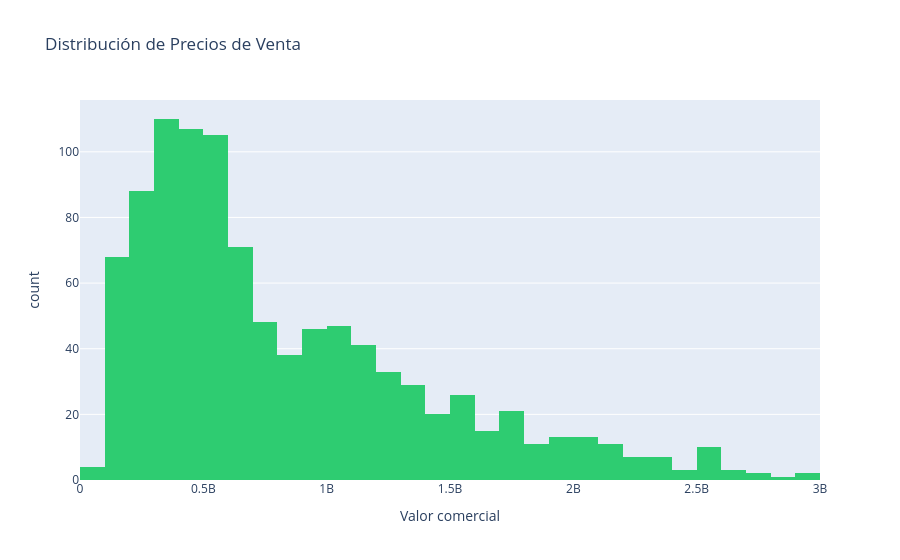
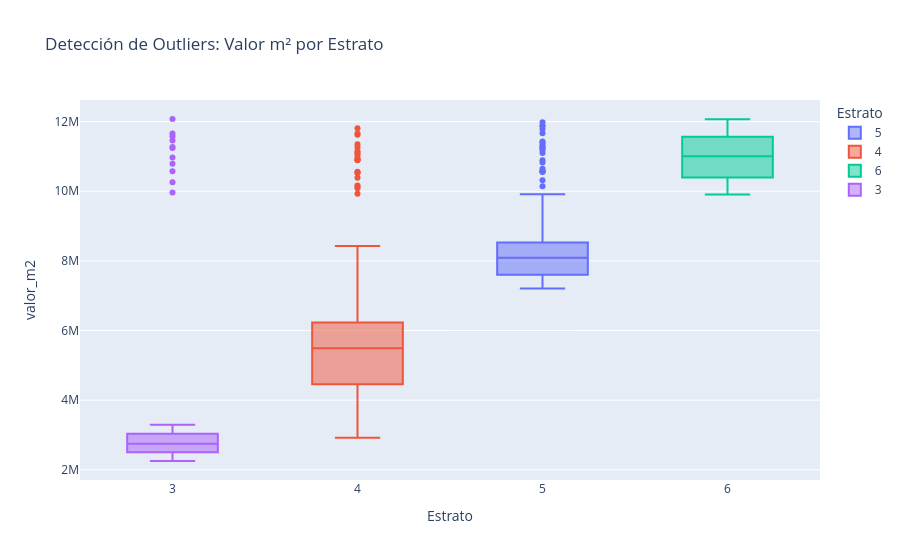

The notebook cell these images were saved under, in order:
### Markdown cell above
#### $Distribución$ $del$ $Mercado$ $(Univariado)$

### Code cell
fig = px.histogram(df, x="Valor comercial", 
                   title="Distribución de Precios de Venta",
                   nbins=30, 
                   color_discrete_sequence=['#2ecc71'])
fig.show()

# Boxplot para detectar Outliers en Valor por Metro Cuadrado
fig2 = px.box(df, x="Estrato", y="valor_m2", 
              title="Detección de Outliers: Valor m² por Estrato",
              color="Estrato")
fig2.show()

### Figure 1 — Plotly figure (JSON) as saved in the notebook; plotly's stock layout.template omitted (floating-point values rounded to 4 significant figures; data arrays with more than 128 entries replaced by an {"elided": "..."} marker saying what was removed)
{"data": [{"bingroup": "x", "hovertemplate": "Valor comercial=%{x}<br>count=%{y}<extra></extra>", "legendgroup": "", "marker": {"color": "#2ecc71", "pattern": {"shape": ""}}, "name": "", "nbinsx": 30, "orientation": "v", "showlegend": false, "type": "histogram", "x": {"elided": "1000 int values"}, "xaxis": "x", "yaxis": "y"}], "layout": {"barmode": "relative", "legend": {"tracegroupgap": 0}, "title": {"text": "Distribución de Precios de Venta"}, "xaxis": {"anchor": "y", "domain": [0, 1], "title": {"text": "Valor comercial"}}, "yaxis": {"anchor": "x", "domain": [0, 1], "title": {"text": "count"}}}}

### Figure 2 — Plotly figure (JSON) as saved in the notebook; plotly's stock layout.template omitted (floating-point values rounded to 4 significant figures; data arrays with more than 128 entries replaced by an {"elided": "..."} marker saying what was removed)
{"data": [{"alignmentgroup": "True", "hovertemplate": "Estrato=%{x}<br>valor_m2=%{y}<extra></extra>", "legendgroup": "5", "marker": {"color": "#636efa"}, "name": "5", "notched": false, "offsetgroup": "5", "orientation": "v", "showlegend": true, "type": "box", "x": {"elided": "181 int values"}, "x0": " ", "xaxis": "x", "y": {"elided": "181 float values"}, "y0": " ", "yaxis": "y"}, {"alignmentgroup": "True", "hovertemplate": "Estrato=%{x}<br>valor_m2=%{y}<extra></extra>", "legendgroup": "4", "marker": {"color": "#EF553B"}, "name": "4", "notched": false, "offsetgroup": "4", "orientation": "v", "showlegend": true, "type": "box", "x": {"elided": "359 int values"}, "x0": " ", "xaxis": "x", "y": {"elided": "359 float values"}, "y0": " ", "yaxis": "y"}, {"alignmentgroup": "True", "hovertemplate": "Estrato=%{x}<br>valor_m2=%{y}<extra></extra>", "legendgroup": "6", "marker": {"color": "#00cc96"}, "name": "6", "notched": false, "offsetgroup": "6", "orientation": "v", "showlegend": true, "type": "box", "x": [6, 6, 6, 6, 6, 6, 6, 6, 6, 6, 6, 6, 6, 6, 6, 6, 6, 6, 6, 6, 6, 6, 6, 6, 6, 6, 6, 6, 6, 6, 6, 6, 6, 6, 6, 6, 6, 6, 6, 6, 6, 6, 6, 6, 6, 6, 6, 6, 6, 6, 6, 6, 6, 6, 6, 6, 6, 6, 6, 6, 6, 6, 6, 6, 6, 6, 6, 6, 6, 6, 6, 6, 6, 6, 6, 6, 6, 6, 6, 6, 6, 6, 6, 6, 6, 6, 6, 6, 6, 6, 6, 6, 6, 6, 6, 6, 6, 6, 6, 6, 6, 6, 6, 6, 6, 6, 6, 6, 6, 6, 6, 6, 6], "x0": " ", "xaxis": "x", "y": [11610000.0, 11820000.0, 9927000.0, 11550000.0, 10520000.0, 11770000.0, 10510000.0, 10250000.0, 10960000.0, 11860000.0, 11870000.0, 11960000.0, 10630000.0, 10470000.0, 11120000.0, 12070000.0, 11220000.0, 10090000.0, 10140000.0, 11220000.0, 10290000.0, 11770000.0, 10220000.0, 11280000.0, 11290000.0, 12020000.0, 10720000.0, 10340000.0, 11490000.0, 11290000.0, 10530000.0, 11800000.0, 9962000.0, 11880000.0, 11040000.0, 10120000.0, 11440000.0, 11230000.0, 10400000.0, 10560000.0, 11010000.0, 12000000.0, 9914000.0, 10510000.0, 11410000.0, 11020000.0, 11130000.0, 11260000.0, 9907000.0, 10280000.0, 10550000.0, 11830000.0, 11830000.0, 11090000.0, 10970000.0, 10830000.0, 12060000.0, 10290000.0, 9969000.0, 10170000.0, 11290000.0, 10160000.0, 11860000.0, 11210000.0, 11520000.0, 10140000.0, 11200000.0, 11270000.0, 11450000.0, 10330000.0, 10880000.0, 11940000.0, 10820000.0, 10380000.0, 11970000.0, 10210000.0, 10470000.0, 10880000.0, 11030000.0, 11910000.0, 11020000.0, 11550000.0, 10370000.0, 10590000.0, 10720000.0, 11970000.0, 11140000.0, 11910000.0, 11750000.0, 9963000.0, 12060000.0, 10960000.0, 10870000.0, 10740000.0, 11980000.0, 11120000.0, 11880000.0, 10620000.0, 10100000.0, 10100000.0, 10600000.0, 11810000.0, 10060000.0, 11070000.0, 10280000.0, 10390000.0, 11860000.0, 10820000.0, 10700000.0, 11840000.0, 10930000.0, 10340000.0, 10730000.0], "y0": " ", "yaxis": "y"}, {"alignmentgroup": "True", "hovertemplate": "Estrato=%{x}<br>valor_m2=%{y}<extra></extra>", "legendgroup": "3", "marker": {"color": "#ab63fa"}, "name": "3", "notched": false, "offsetgroup": "3", "orientation": "v", "showlegend": true, "type": "box", "x": {"elided": "347 int values"}, "x0": " ", "xaxis": "x", "y": {"elided": "347 float values"}, "y0": " ", "yaxis": "y"}], "layout": {"boxmode": "overlay", "legend": {"title": {"text": "Estrato"}, "tracegroupgap": 0}, "title": {"text": "Detección de Outliers: Valor m² por Estrato"}, "xaxis": {"anchor": "y", "categoryarray": [5, 4, 6, 3], "categoryorder": "array", "domain": [0, 1], "title": {"text": "Estrato"}}, "yaxis": {"anchor": "x", "domain": [0, 1], "title": {"text": "valor_m2"}}}}
